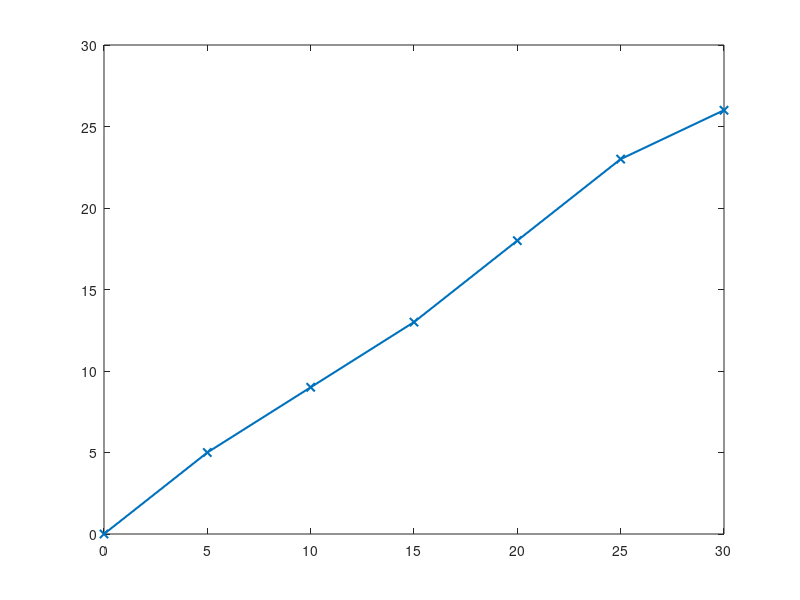

Write the MATLAB code that produced this figure. (Note: this script raises an error after producing the figure.)
%%
clear
close all
clc
%%
anglesIn = 0:5:30;
anglesOut = [0;5;9;13;18;23;26];

plot(anglesIn,anglesOut,'LineWidth', 1.5,'Marker','x');
hold on;
plot(anglesIn,G_angles(anglesIn),'LineWidth', 1.5);
legend("Daten","Lineare Interpolation",'Location','southeast','FontSize',12);
grid on
xlabel("Eingangs Winkel [?]");
ylabel("Ausgangs Winkel [?]")
dim = [.15 .5 .3 .3];
str = 'y = 0.87857x + 0.25';
annotation('textbox',dim,'String',str,'FitBoxToText','on','Color',[0.8500, 0.3250, 0.0980],'FontSize',12);
set(gca,'FontSize',12)
set(gcf, 'Position', [100, 100, 650, 400]);

% angeDesiredIn = fsolve(@G_angles,15);

%% linear interpolation
function y = G_angles(x)
    angleDesired = 0;%14.95; %in deg
    
    % Coefficients:
      p1 = 0.87857;
      p2 = 0.25;

    y = p1*x + p2 - angleDesired; 
end



